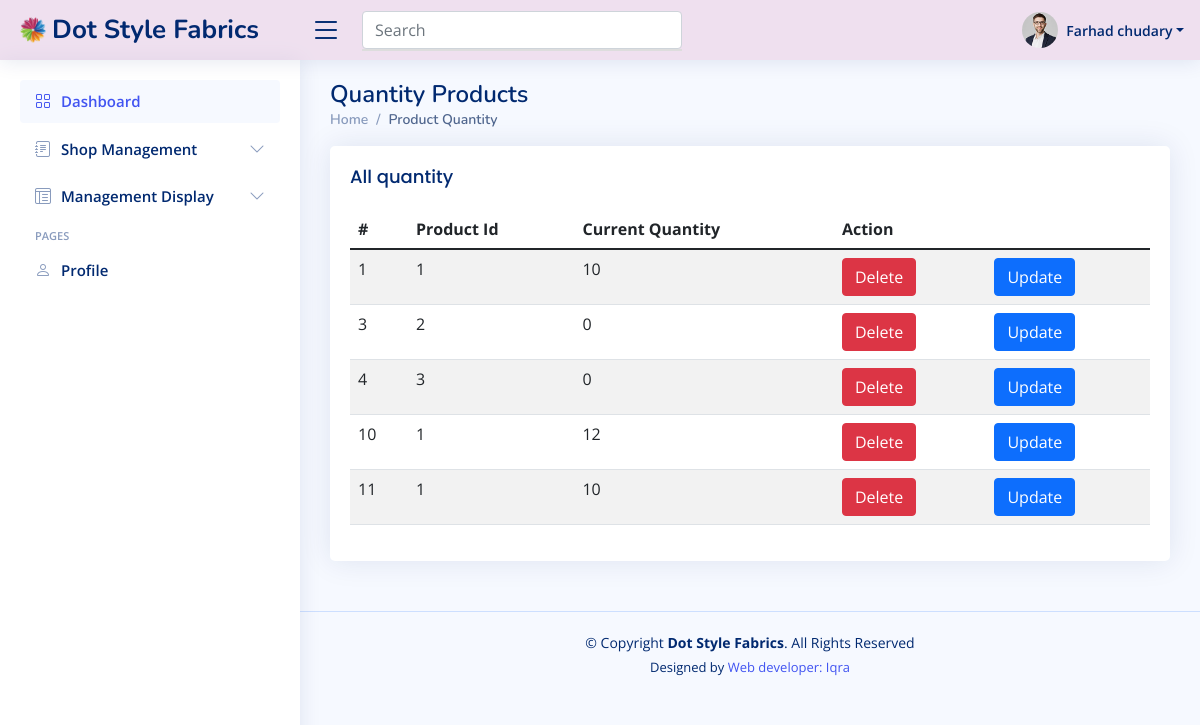
The page /table-quantity.php (signed in) on the database its author committed.
### tables this page shows
CREATE TABLE `product_qty` (
  `product_qty_ID` int(11) NOT NULL,
  `product_id` int(11) NOT NULL,
  `Current_qty` int(11) NOT NULL,
  `Date_time` timestamp NOT NULL DEFAULT current_timestamp() ON UPDATE current_timestamp()
);

### db_conn.php (called while the page is built)
<?php
function connection(){
 return $conn = mysqli_connect('localhost','root','', 'clothshop');
}
?>

### crud.php (called while the page is built, shortened)
<?php
require_once 'db_conn.php';
class crudoop{
    public $conn;
    function __construct(){
        $this->conn = connection();
    }
    public function select($query){
       $qr = $query;
        $result = mysqli_query($this->conn, $qr);
        if(mysqli_num_rows($result)>0){
                return $result;
            }else{
                return 'failed';
            }
    }
}
?>

### table-quantity.php (the view, shortened to what this page needs)
<?php
require_once 'crud.php';
require_once 'db_conn.php';
$access = new crudoop;
?>
<html lang="en">
<?php include "include/head.php"; ?>
<body>
  <?php include "include/header.php"; ?>
  <?php include "include/sidebar.php"; ?>
  <main id="main" class="main">
    <div class="pagetitle">
      <h1>Quantity Products</h1>
      <nav>
        <ol class="breadcrumb">
          <li class="breadcrumb-item"><a href="index.php">Home</a></li>
          <li class="breadcrumb-item active">Product Quantity</li>
        </ol>
      </nav>
    </div>
    <section class="section">
        <div class="col-lg-12">
          <div class="card">
            <div class="card-body">
              <h5 class="card-title">All quantity</h5>
              <table class="table table-striped" id="vendor-table">
                <thead>
                  <tr>
                    <th scope="col">#</th>
                    <th scope="col">Product Id</th>
                    <th scope="col">Current Quantity</th>
                    <th scope="col">Action</th>
                  </tr>
                </thead>
                <tbody id="tableShowvendor">
                  <?php
                  $receive = $access->select("SELECT * FROM product_qty");
                  if ($receive !== 'failed') {
                    while ($data = mysqli_fetch_assoc($receive)) {
                  ?>
                      <tr>
                      <td><?php echo  $data['product_qty_ID']; ?></td>
                        <td><?php echo  $data['product_id']; ?></td>
                        <td><?php echo  $data['Current_qty']; ?></td>
                        <td><a onclick="deleteData(this)" data-del_Id="<?php echo  $data['product_qty_ID']; ?>" class="btn btn-danger">Delete</a></td>
                        <td><a href="form-quantity.php?quantityID=<?php echo $data['product_qty_ID']; ?>" class="btn btn-primary">Update</a></td>
                      </tr>
                  <?php
                    }
                  }
                  ?>
                </tbody>
              </table>
            </div>
          </div>
    </section>
  </main>
  <?php
  require_once './include/footer.php';
  ?>
</body>
</html>

### assets/css/style.css (style rules this page uses)
:root { scroll-behavior: smooth; }
body { font-family: "Open Sans", sans-serif; background: #f6f9ff; color: #444444; }
a { color: #4154f1; text-decoration: none; }
h1, h2, h3, h4, h5, h6 { font-family: "Nunito", sans-serif; }
#main { margin-top: 60px; padding: 20px 30px; transition: all 0.3s; }
.pagetitle { margin-bottom: 10px; }
.pagetitle h1 { font-size: 24px; margin-bottom: 0; font-weight: 600; color: #012970; }
.card { margin-bottom: 30px; border: none; border-radius: 5px; box-shadow: 0px 0 30px rgba(1, 41, 112, 0.1); }
.card-title { padding: 20px 0 15px 0; font-size: 18px; font-weight: 500; color: #012970; font-family: "Poppins", sans-serif; }
.card-body { padding: 0 20px 20px 20px; }
.breadcrumb { font-size: 14px; font-family: "Nunito", sans-serif; color: #899bbd; font-weight: 600; }
.breadcrumb a { color: #899bbd; transition: 0.3s; }
.breadcrumb .breadcrumb-item::before { color: #899bbd; }
.breadcrumb .active { color: #51678f; font-weight: 600; }
@media (min-width: 1200px) { #main, #footer { margin-left: 300px; } }

### rows shown on the page
product_qty: product_qty_ID "1", product "1", Current_qty "10"
product_qty: product_qty_ID "3", product "2", Current_qty "0"
product_qty: product_qty_ID "4", product "3", Current_qty "0"
product_qty: product_qty_ID "10", product "1", Current_qty "12"
product_qty: product_qty_ID "11", product "1", Current_qty "10"

### other values the page prints
$_SESSION['userName'] "Farhad chudary"
